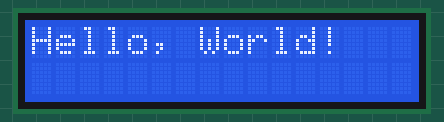
This sketch was run on a simulated ESP32. Parts: 16×2 character LCD.

Above: at 0.1 s.
At 1.1 s:
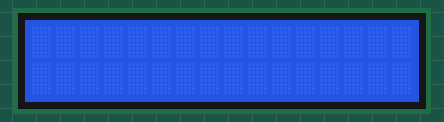

Measured:
- what the display in image 1 shows lasts 1.0 s, from 1.1 s to 2.1 s

The sketch:

lcd1602_blink_hello_world.ino
```cpp
// Blink a "Hello, World!" message on a 16x2 LCD using the LiquidCrystal library and direct GPIO pins on an ESP32.
//
// Full tutorial: https://shillehtek.com/blogs/news/esp32-lcd1602-blink-hello-world-with-logic-level-shifter-shillehtek
// Parts used: https://shillehtek.com/products/shillehtek-lcd1602-16x2-character-display-module
//             https://shillehtek.com/products/shillehtek-iic-i2c-logic-level-converter-pre-soldered
//             https://shillehtek.com/products/shillehtek-400-point-breadboard
// More examples: https://github.com/shillehbean/shillehtek-examples
//

#include <LiquidCrystal.h>

// RS, E, D4, D5, D6, D7
LiquidCrystal lcd(13, 14, 27, 26, 25, 33);

const unsigned long BLINK_MS = 1000; // 1000 = 1 second

void setup() {
  lcd.begin(16, 2);
  lcd.clear();
}

void loop() {
  // ON
  lcd.clear();
  lcd.setCursor(0, 0);
  lcd.print("Hello, World!");
  delay(BLINK_MS);

  // OFF
  lcd.clear();
  delay(BLINK_MS);
}
```
